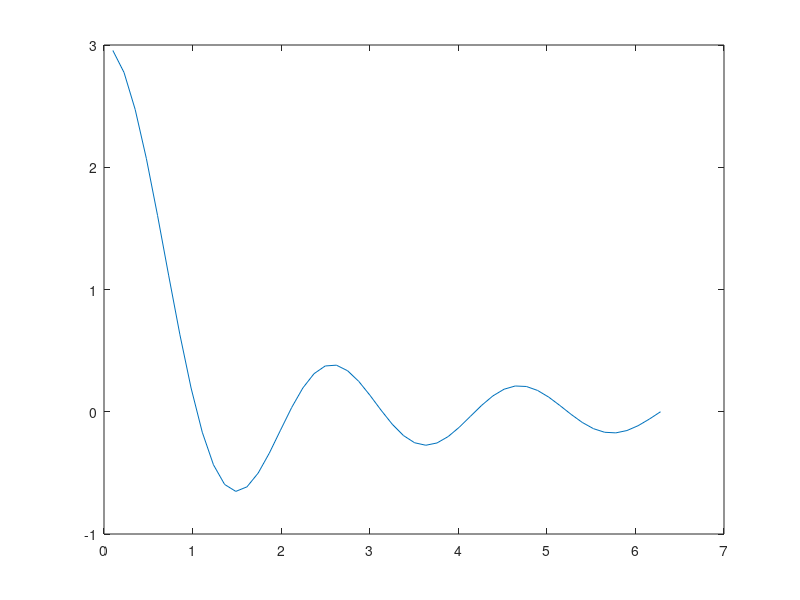

Here is the MATLAB script that generated this plot: (Note: this script raises an error after producing the figure.)


% x=linspace(0,2*pi,50);
% y=sin(x);
% plot(x,y);





x2 = linspace(0.1,2*pi,50);
y2 = sin(3*x2)./x2;

plot(x2,y2);
ax=gca;
ax.XAxisLocation = 'origin';
ax.YAxisLocation = 'origin';
box off;
grid on;
